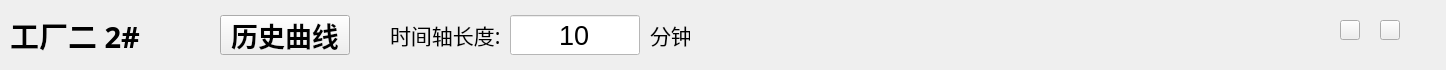
   <widget class="QWidget" name="widget_title" native="true">
    <property name="geometry">
     <rect>
      <x>2</x>
      <y>0</y>
      <width>1446</width>
      <height>70</height>
     </rect>
    </property>
    <property name="styleSheet">
     <string notr="true">#widget_title{
border-top-left-radius: 10px;   /* 设置左上角的圆角半径 */
border-top-right-radius: 10px;  /* 设置右上角的圆角半径 */
border-bottom-left-radius: 0px; /* 保持左下角的圆角半径为 0 */
border-bottom-right-radius: 0px;/* 保持右下角的圆角半径为 0 */
background-color: rgb(170, 170, 255);
}</string>
    </property>
    <widget class="QLabel" name="label_factory_num">
     <property name="geometry">
      <rect>
       <x>10</x>
       <y>15</y>
       <width>140</width>
       <height>40</height>
      </rect>
     </property>
     <property name="font">
      <font>
       <family>华文中宋</family>
       <pointsize>22</pointsize>
       <weight>75</weight>
       <bold>true</bold>
      </font>
     </property>
     <property name="text">
      <string>工厂二 2#</string>
     </property>
    </widget>
    <widget class="QPushButton" name="pushButton_historical_curve">
     <property name="geometry">
      <rect>
       <x>220</x>
       <y>15</y>
       <width>130</width>
       <height>40</height>
      </rect>
     </property>
     <property name="font">
      <font>
       <family>华文仿宋</family>
       <pointsize>20</pointsize>
       <weight>75</weight>
       <bold>true</bold>
      </font>
     </property>
     <property name="text">
      <string>历史曲线</string>
     </property>
    </widget>
    <widget class="QPushButton" name="pushButton_3">
     <property name="geometry">
      <rect>
       <x>1340</x>
       <y>20</y>
       <width>20</width>
       <height>20</height>
      </rect>
     </property>
     <property name="styleSheet">
      <string notr="true">border-image: url(:/logo/minisize.png);</string>
     </property>
     <property name="text">
      <string/>
     </property>
    </widget>
    <widget class="QPushButton" name="pushButton_4">
     <property name="geometry">
      <rect>
       <x>1380</x>
       <y>20</y>
       <width>20</width>
       <height>20</height>
      </rect>
     </property>
     <property name="styleSheet">
      <string notr="true">border-image: url(:/logo/close.png);</string>
     </property>
     <property name="text">
      <string/>
     </property>
    </widget>
    <widget class="QLabel" name="label_factory_num_2">
     <property name="geometry">
      <rect>
       <x>390</x>
       <y>15</y>
       <width>110</width>
       <height>40</height>
      </rect>
     </property>
     <property name="font">
      <font>
       <family>华文中宋</family>
       <pointsize>16</pointsize>
       <weight>50</weight>
       <bold>false</bold>
      </font>
     </property>
     <property name="text">
      <string>时间轴长度:</string>
     </property>
    </widget>
    <widget class="QLabel" name="label_factory_num_3">
     <property name="geometry">
      <rect>
       <x>650</x>
       <y>15</y>
       <width>40</width>
       <height>40</height>
      </rect>
     </property>
     <property name="font">
      <font>
       <family>华文中宋</family>
       <pointsize>16</pointsize>
       <weight>50</weight>
       <bold>false</bold>
      </font>
     </property>
     <property name="text">
      <string>分钟</string>
     </property>
    </widget>
    <widget class="QLineEdit" name="lineEdit_SetTime">
     <property name="geometry">
      <rect>
       <x>510</x>
       <y>15</y>
       <width>130</width>
       <height>40</height>
      </rect>
     </property>
     <property name="font">
      <font>
       <pointsize>20</pointsize>
      </font>
     </property>
     <property name="styleSheet">
      <string notr="true">padding: 0;
background-color: rgb(255, 255, 255);
color: rgb(0, 0, 0);</string>
     </property>
     <property name="text">
      <string>10</string>
     </property>
     <property name="alignment">
      <set>Qt::AlignCenter</set>
     </property>
    </widget>
   </widget>
